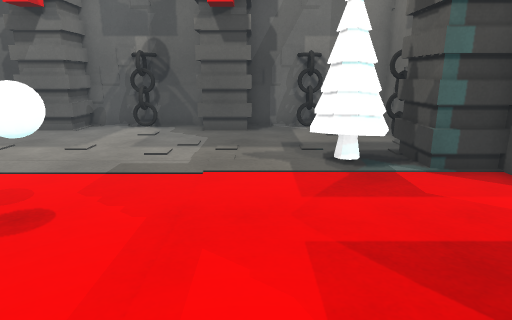
View 1 (above)

14 first-person views from a walk through a Unity game level. The camera is 1.2 m above the floor, tilts 14° down and sees 75° across. The floor is counted in squares, 0.5 m on a side. Each view is taken from the middle of a square. On the plan, view 1 faces up. The plan holds only what a view shows up to about 20 squares ahead; the rest is blank. The player character is not drawn. Door leaves are left out, so doorways stand open.

View 2
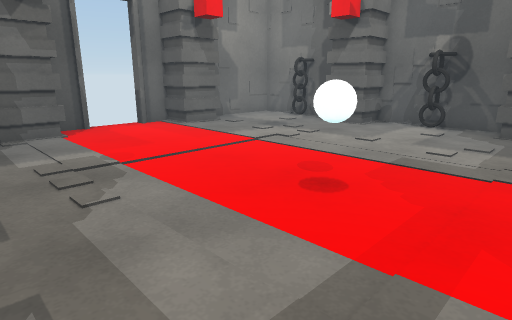

View 3
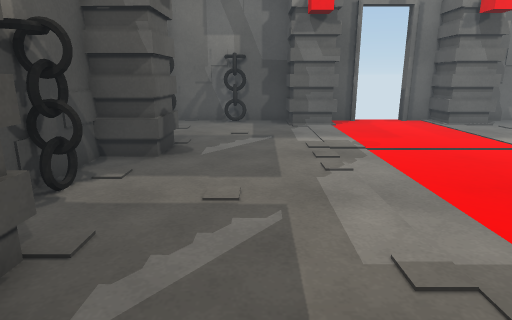

View 4
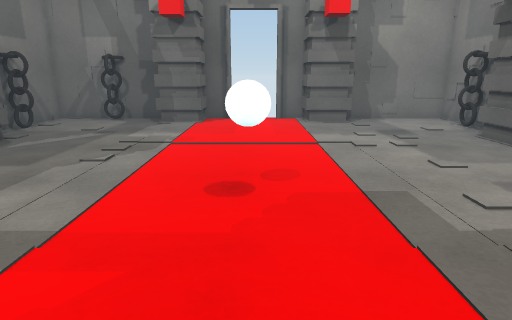

View 5
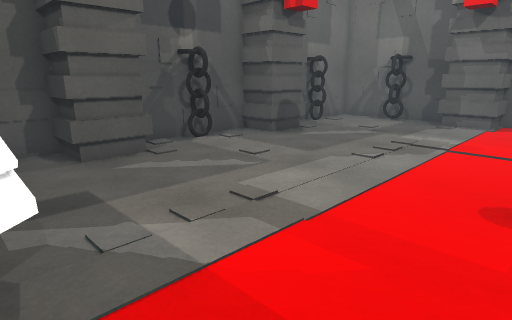

View 6
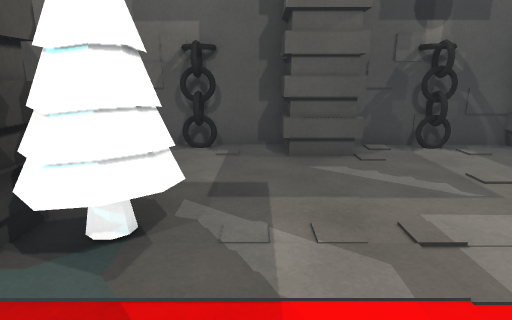

View 7
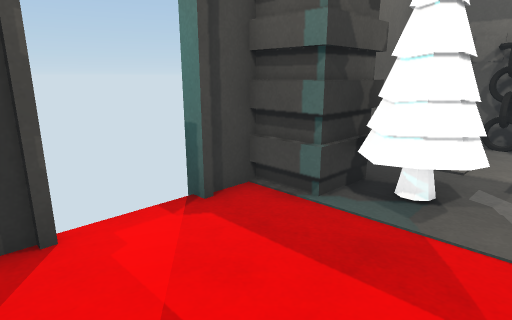

View 8
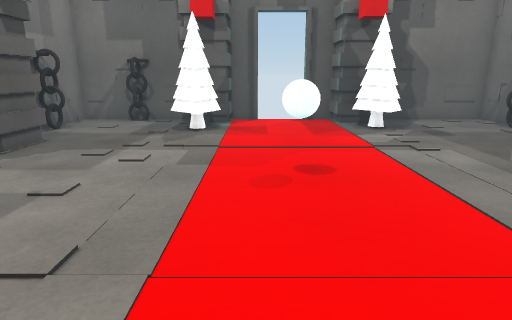

View 9
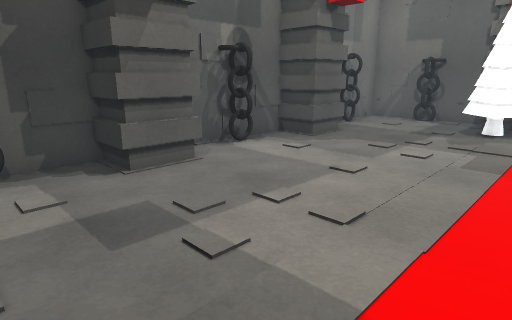

View 10
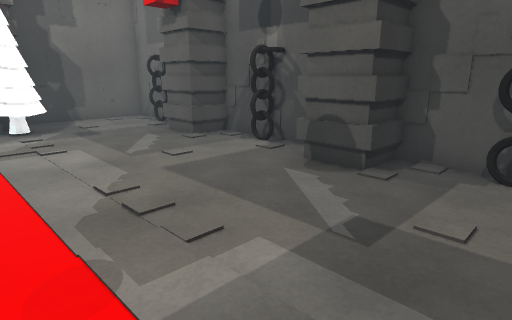

View 11
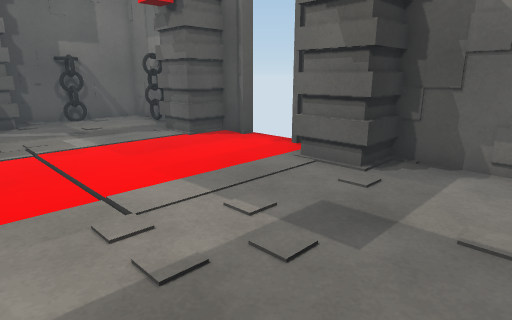

View 12
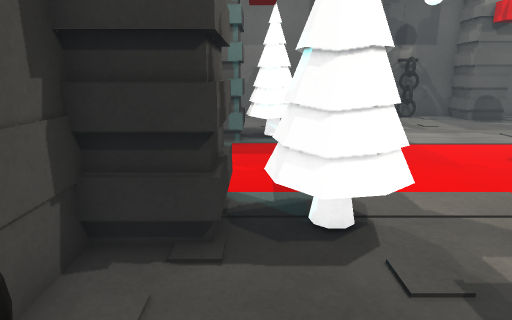

View 13
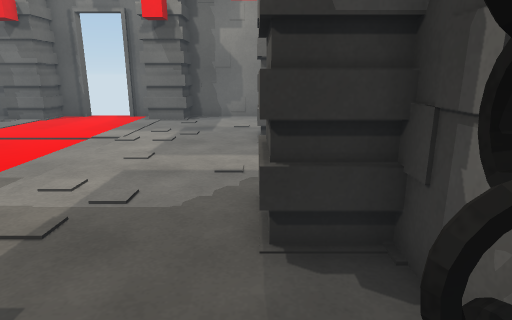

View 14
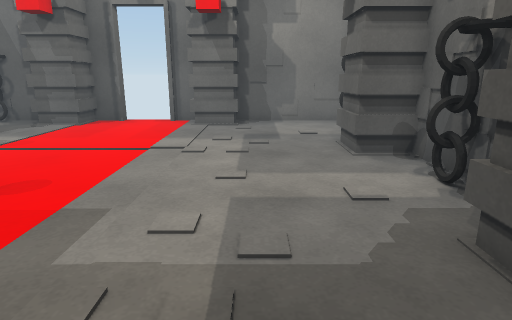

### Floor plan
Points are (right, up) in squares from view 1. A wall is a line through its corners. A room is listed if a view was taken in it or the views show most of it. See-through windows are left out.
Room 1 (views 1, 2, 3, 4, 5, 6, 7, 8, 9, 10, 11, 12, 13, 14)
walls: (-7.8, -3.9) (-7.9, -5.9); (-8.2, -4) (-8.2, -5.8); (-5, -4.6) (-5, -5.9); (4.5, 2.8) (6.5, 2.8); (-4.8, -5.2) (-4.5, -5.6); (-5.7, -5.2) (-4.4, -5.2); (-2.6, 15) (-2.6, 17); (-0.2, -4.5) (-0.2, -5.1); (4.5, 0.2) (4.5, 2.6) (6.4, 2.6) (6.4, 4); (-15, 8.9) (-16.9, 8.9) (-16.9, 7.4); (-14.9, 0.7) (-16.9, 0.7); (-5.2, -5.9) (-5.1, -4.8) (-4.6, -5.3); (-5.5, 15.9) (-5.5, 17); (6.1, 4.2) (6.9, 4.2); (4.5, 10.8) (6.5, 10.8); (-2.3, -5.9) (-2.2, -4); (-4.7, 16.3) (-6, 16.3); (-10.6, 15) (-10.6, 17); (-5, 16.5) (-5.4, 16) (-5.8, 16.4); (6.4, 7) (6.4, 8.6) (4.5, 8.6) (4.5, 10.6) (6.4, 10.6) (6.4, 17) (-0.4, 17) (-0.4, 15) (-2.4, 15) (-2.4, 17) (-8.4, 17) (-8.4, 15) (-10.4, 15) (-10.4, 17) (-12.9, 17); (-16.6, 7.2) (-17.4, 7.2); (-16.9, 4.4) (-16.9, 2.8) (-15, 2.8); (6.5, 8.4) (4.5, 8.4); (-5.3, 17) (-5.3, 15.9); (-10.3, -5.8) (-10.2, -3.8); (-17, 3.1) (-14.9, 3.1) (-14.9, 0.9) (-16.3, 0.9); (-17.4, 4.6) (-16.6, 4.6); (-8.2, 17.1) (-8.2, 15); (-16.9, 1) (-16.9, -5.7) (-10.1, -5.8) (-10, -3.8) (-8, -3.9) (-8.1, -5.8) (-2.1, -5.9) (-2, -4) (0, -4) (0, -6) (6.4, -6.1) (6.4, 0); (-13.1, -4.6) (-12.6, -5.2); (2.3, -5.3) (3.6, -5.4); (2.5, -5.5) (2.9, -5.1) (3.4, -5.5); (-0.2, 17) (-0.2, 15); (-16.2, -1.5) (-16.2, -2.8); (-16.3, -1.7) (-15.9, -2.1) (-16.3, -2.5); (2.5, 15.9) (2.5, 16.5); (-13.7, -5) (-12.6, -5.1) (-12.4, -5.4); (-17, 11.1) (-14.9, 11.1) (-14.9, 8.6) (-16.9, 8.6); (2.8, -6) (2.9, -5); (5.9, 13.1) (5.5, 13.6); (6.1, 12.9) (5.8, 13.1) (5.8, 14.1); (-12.7, 16.3) (-14, 16.3); (-16.9, -2) (-15.8, -2); (3.1, 16.3) (2, 16.3); (3, 16.4) (2.6, 16) (2.1, 16.4); (-13.3, 16.5) (-13.3, 15.7); (6.4, 13.5) (5.3, 13.5); (-13, 17) (-16.9, 17) (-16.9, 10.8) (-15, 10.8)
ways out: open door at (7, 5.5); gap at (-17, 7)
objects: ball (-5, 5) to (-4, 6); other object (2, 0) to (4, 2); other object (2, 9) to (4, 11)

Where each view was taken, in squares from view 1:
view 1: 0 up, 0 right, facing up
view 2: 1 down, 0 right, facing up-left
view 3: 1 down, 2 right, facing left
view 4: 6 up, 3 right, facing left
view 5: 6 up, 3 right, facing down-left
view 6: 6 up, 1 right, facing down
view 7: 8 up, 1 right, facing down-right
view 8: 7 up, 13 left, facing right
view 9: 7 up, 14 left, facing up-right
view 10: 4 up, 14 left, facing down-right
view 11: 15 up, 7 left, facing down-left
view 12: 15 up, 4 right, facing down
view 13: 15 up, 4 right, facing left
view 14: 12 up, 2 right, facing left
